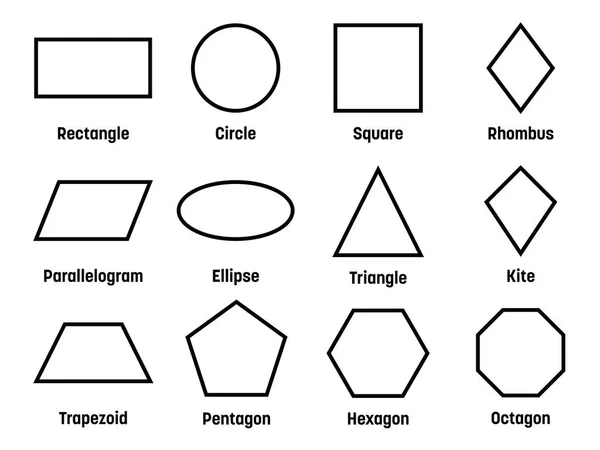
#> input picture 13-aug/shapes.jpg, 600 x 450 px
$ jupyter execute 'Find Circles .ipynb'
#> lines starting #> are read from the running program, lines starting #| are printed output that depends on the picture; after the words box and inside, x2 and y2 are one past the last pixel; in counts of white or black regions, pixels touching at a corner belong together
## Find Circles and Ellipses in an Image

[cell 1]
import cv2
import numpy as np
import matplotlib.pyplot as plt

[cell 2]
image = cv2.imread('shapes.jpg')
#> image is the input picture: shape (450, 600, 3); mean B, G, R 238.5, 238.5, 238.5

[cell 3]
gray = cv2.cvtColor(image, cv2.COLOR_BGR2GRAY)
_, thresh = cv2.threshold(gray, 127, 255, cv2.THRESH_BINARY)
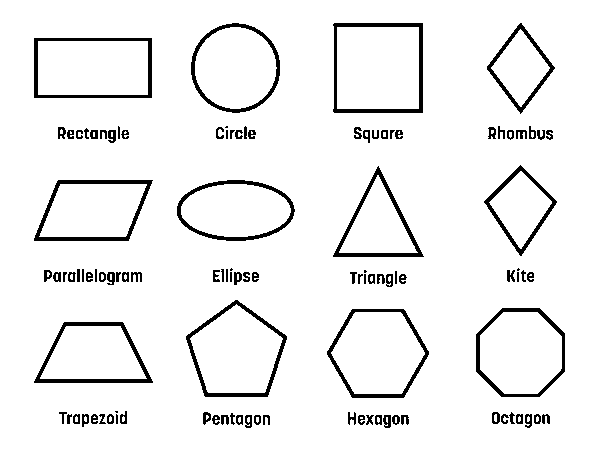
#> thresh: shape (450, 600); 93.6% white; 108 black regions (7 under 20 px)
contours, _ = cv2.findContours(thresh, cv2.RETR_TREE, cv2.CHAIN_APPROX_SIMPLE)
#> contours = 164 contours, 48 with area under 20; largest, box (x1, y1, x2, y2) and area: (0, 0, 600, 450) 268951, (332, 22, 424, 114) 8193, (33, 37, 153, 99) 7257, (326, 308, 430, 399) 7032, (185, 299, 288, 398) 7023

[cell 4]
for contour in contours:
    if len(contour) >= 5:  # Check if there are at least 5 points
        ellipse = cv2.fitEllipse(contour)
        cv2.ellipse(image, ellipse, (0, 255, 0), 2)
#> this loop made 164 passes
#> ellipse on passes 2, 3, 5, 7, 8, 9, 10, 12, 13, 14, 15, 16: ((404.1, 419.3), (10.6, 11.84), 152.9), ((395.5, 419.2), (9.39, 11.12), 0), ((387.2, 420), (10.33, 15.02), 175), ((378.5, 419.3), (11.42, 11.9), 91.95), ((377.9, 419.3), (2.77, 5.17), 173.1), ((369.2, 419.4), (8.88, 13.05), 5.85), ((361, 418.8), (8.34, 11.81), 2.75), ((265.4, 419.9), (10.52, 14.97), 96.15), ((257, 419.2), (9.3, 11.74), 0), ((257, 419), (2.68, 6), 0), ((248.3, 420.1), (10.85, 14.01), 178.6), ((248.1, 419.3), (2.77, 5.17), 6.92)
#> contour on passes 1, 4, 6, 11, 21, 35: [[0, 0], [0, 449], [599, 449], [599, 0]], [[395, 417], [395, 422], [396, 422], [396, 417]], [[386, 417], [386, 421], [387, 422], [387, 417]], [[360, 417], [360, 418], [362, 418], [362, 417]], [[215, 417], [215, 418], [216, 418], [216, 417]], [[94, 416], [93, 417], [95, 417]]
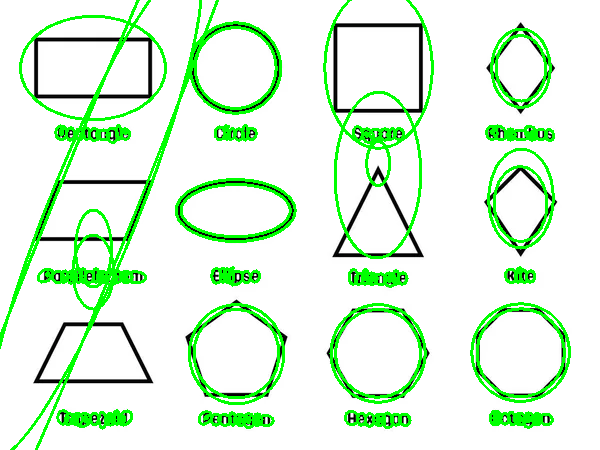
#> image: shape (450, 600, 3); 10.49% of pixels changed, all inside (x1, y1, x2, y2) = (0, 0, 571, 450)

$ run again, with 13-aug/circles.jpg copied over 13-aug/shapes.jpg
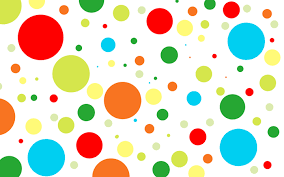
#> input picture 13-aug/circles.jpg, 284 x 177 px
#> image is the input picture: shape (177, 284, 3); mean B, G, R 199.1, 221, 222.9
#> `_, thresh = cv2.threshold(gray, 127, 255, cv2.THRESH_BINARY)`:
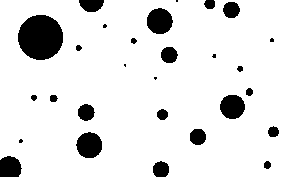
#> thresh: shape (177, 284); 89.2% white; 28 black regions (7 under 20 px)
#> contours = 24 contours, 5 with area under 20; largest, box (x1, y1, x2, y2) and area: (0, 0, 284, 177) 48851, (17, 14, 64, 61) 1664, (146, 7, 174, 35) 564, (75, 131, 103, 159) 563, (219, 94, 246, 120) 511
#> the loop `for contour in contours:` made 24 passes
#> ellipse on passes 1 to 8: ((367.8, 86.93), (173.1, 1446.7), 90.23), ((266.9, 164.5), (8.65, 9.16), 9.07), ((20.42, 140.6), (4.89, 5.62), 45), ((88.87, 144.8), (26.81, 27.05), 157.2), ((197.2, 136.2), (17.67, 17.93), 135), ((273, 131.4), (11.89, 12.13), 43.26), ((162, 114.3), (12.07, 12.68), 90), ((85.73, 112), (17.63, 17.87), 90)
#> after the loop `for contour in contours:`:
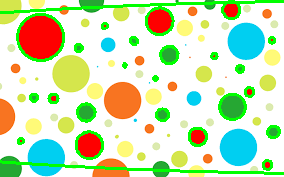
#> image: shape (177, 284, 3); 8.99% of pixels changed, all inside (x1, y1, x2, y2) = (0, 0, 284, 175)

$ run again, with 13-aug/document.jpg copied over 13-aug/shapes.jpg
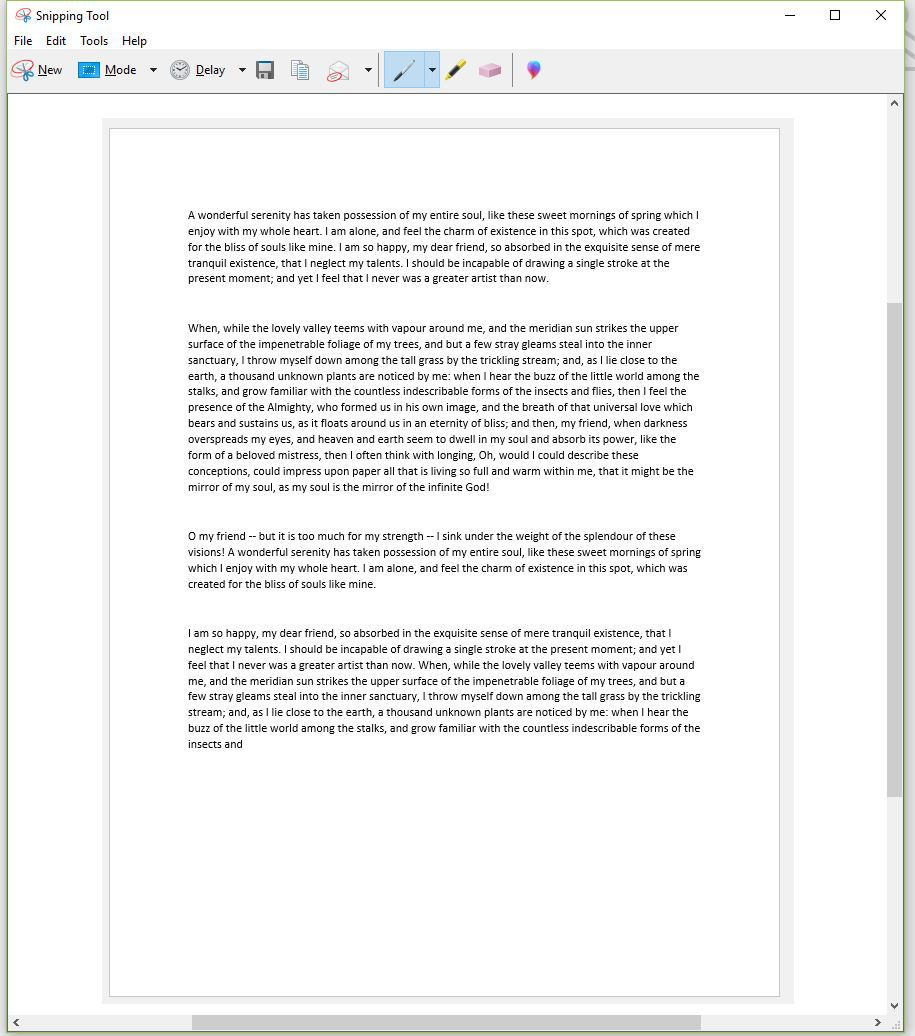
#> input picture 13-aug/document.jpg, 915 x 1036 px
#> image is the input picture: shape (1036, 915, 3); mean B, G, R 241.7, 242.1, 241.8
#> `_, thresh = cv2.threshold(gray, 127, 255, cv2.THRESH_BINARY)`:
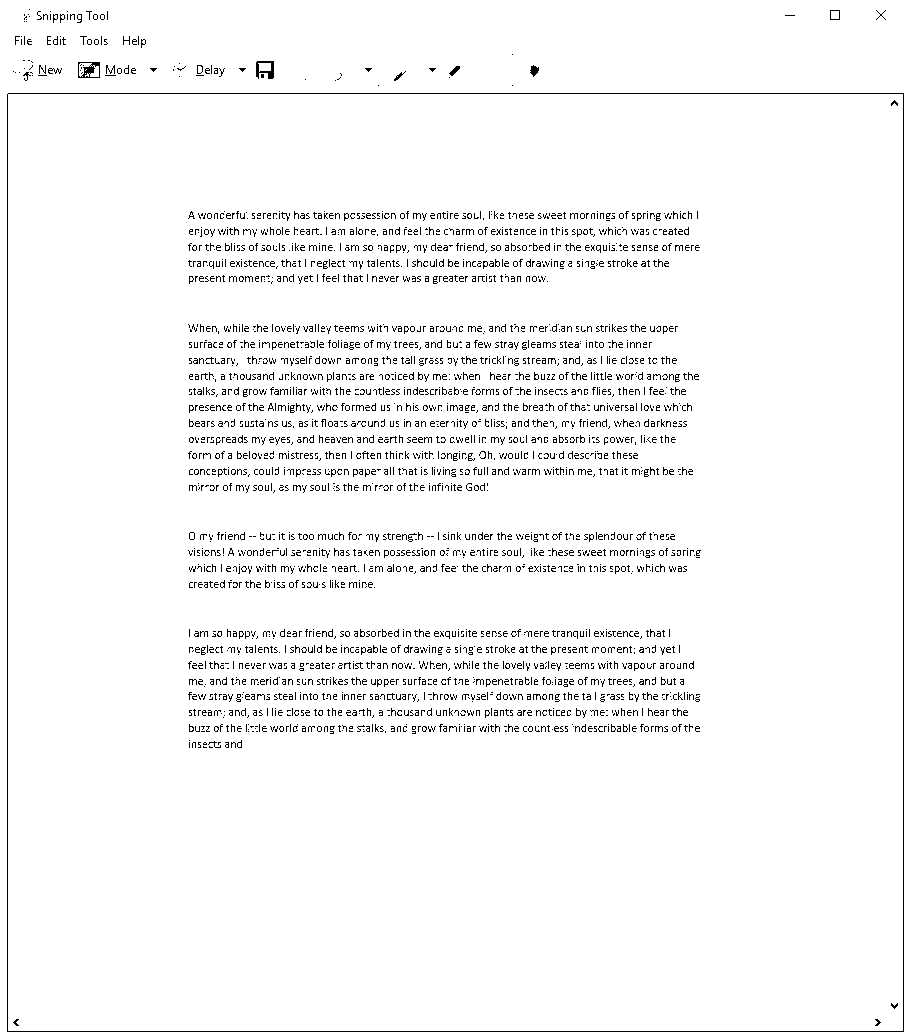
#> thresh: shape (1036, 915); 96.6% white; black in thin lines or dots
#> contours = 5566 contours, 4942 with area under 20; largest, box (x1, y1, x2, y2) and area: (0, 0, 915, 1036) 945990, (6, 92, 905, 1033) 7332, (77, 61, 101, 79) 389, (255, 60, 275, 80) 302, (79, 63, 99, 77) 120
#> the loop `for contour in contours:` made 5566 passes
#> ellipse on passes 2 to 9: ((876.5, 1022), (8.1, 8.76), 90), ((16.54, 1022), (8.1, 8.76), 90), ((894, 1004.5), (8.1, 8.76), 0), ((210.3, 746.8), (3.13, 5.16), 104.5), ((204.3, 746.8), (3.13, 5.16), 104.5), ((225, 745.5), (2.12, 3), 0), ((217.8, 746.6), (4.57, 7.15), 73.1), ((199.4, 746.4), (3.18, 5.11), 45)
#> after the loop `for contour in contours:`:
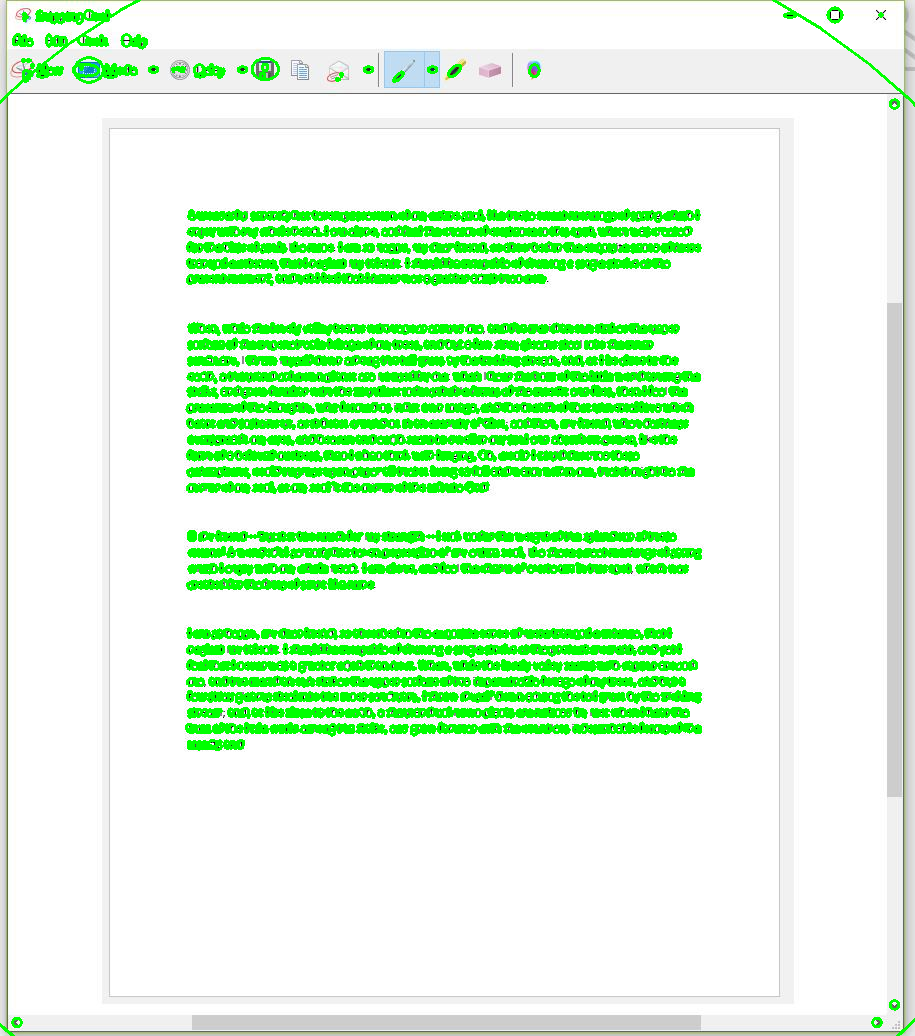
#> image: shape (1036, 915, 3); 12.56% of pixels changed, all inside (x1, y1, x2, y2) = (0, 0, 915, 1036)
